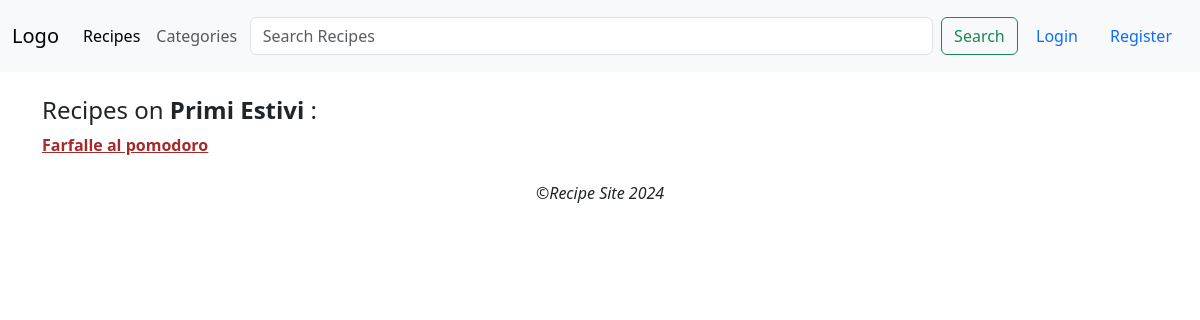
The app's page /categories/primi-estivi/, older data.
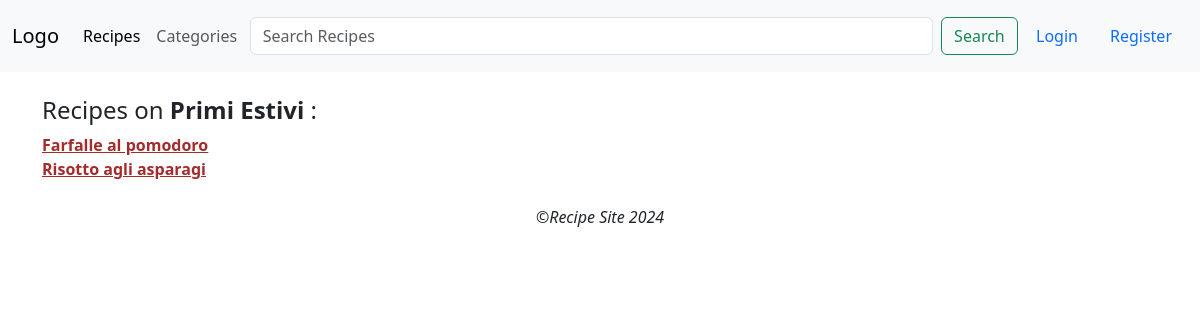
The same page, newer data.
### recipes/models.py (models this page shows, shortened)
class Recipe(models.Model):
    DIFFICULTY_LEVELS = [
        (1, 'Very Easy'),
        (2, 'Easy'),
        (3, 'Medium'),
        (4, 'Hard'),
        (5, 'Very Hard'),
    ]
    image = models.ImageField(default='default.jpg', upload_to='recipesPics')
    title = models.CharField(max_length=100)
    description = models.TextField()
    content = models.TextField()
    date_posted = models.DateTimeField(default=timezone.now)
    author = models.ForeignKey(User, on_delete=models.CASCADE)
    difficulty = models.IntegerField(choices=DIFFICULTY_LEVELS, default=3)
    portions = models.IntegerField()
    cooking_time = models.IntegerField()
    ingredients = models.ManyToManyField(Ingredient, related_name='recipes')
    slug = models.SlugField(max_length=100, unique=True, blank=True)
    category = ManyToManyField(Category)
    likes = models.ManyToManyField(User, related_name='likes', blank=True)

### recipes/views.py (the view)
# urls.py: path('categories/<slug:slug>/', recipe_views.category_detail, name='categoryDetail'),
def category_detail(request, slug):
    categories = get_object_or_404(Category, slug=slug)
    recipes = Recipe.objects.filter(category=categories)
    return render(request, 'recipes/RecipesForCategories.html', {"categories": categories, "recipes": recipes})

### templates/recipes/RecipesForCategories.html
{% extends "recipes/base.html" %}
{% load static %}
{% block content %}
    <h4> Recipes on <strong>{{ categories.name }}</strong> :</h4>
   {% if recipes %}
       {% for recipe in recipes %}
           <li style="list-style-type: none; padding-left:0;">
                <a href={% url 'recipesDetail' slug=recipe.slug %}><strong style="color: brown; text-decoration: underline brown">{{ recipe.title }}</strong></a>
           </li>
       {% endfor %}
   {% else %}
       <h6><i> Sorry no recipes in this category yet</i></h6>
   {% endif %}
{% endblock content %}

Row changes from the older to the newer data that the page shows:
added Recipe: title "Risotto agli asparagi"
